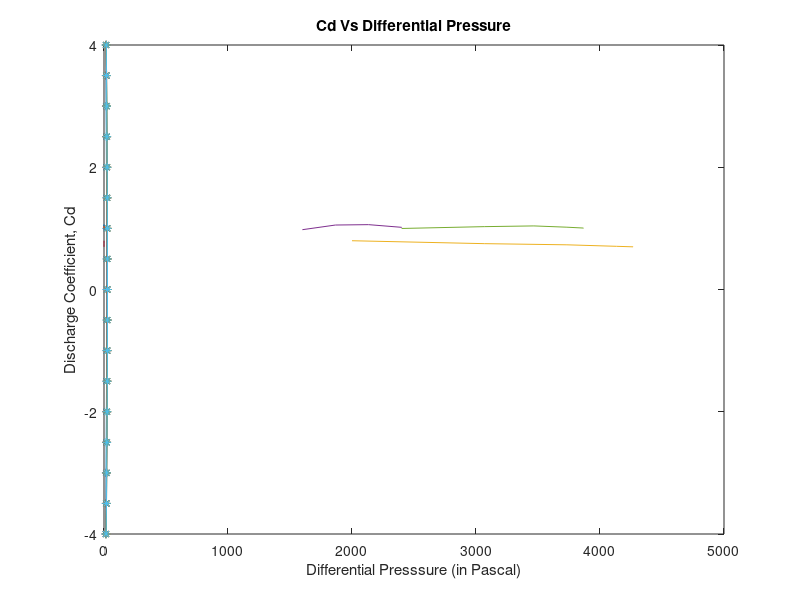

Recreate this plot in MATLAB.
%% calibration of the pressure sensor

Pressure_InchOfH2O = [0;0.5;1;1.6;2.1;2.5;3.2;3.6;4;3.7;3.3;2.7;2.2;1.8;1.4;0.9;0.3];
Voltage_mV = [0;5.1;10.3;16.1;21.1;24.9;32.1;36;39.6;36.8;33.1;26.9;21.8;18.6;14.4;10.4;3.1];

plot(Pressure_InchOfH2O,Voltage_mV,'*k');
xlabel("Pressure (in an inch of H2O)");
ylabel("Volatage reading from multimeter (in mV)");
title("Sensor Calibration");



%% Flow Meter Reading (Differential Pressure)
% orifice Nozzle Venturi
% Valve opening 5 6 7 8 9 10
% Mdot_Theoretical contains the Mdot Theoretical value

Differential_Pressure_cmofHg = [1.5,1.2,1.8;
    2.3,1.4,2.3;
    2.8,1.6,2.6;
    3.1,1.8,2.8;
    3.2,1.8,2.9;
    3.2,1.8,2.9 ];

Differential_Pressure_Pascal = (Differential_Pressure_cmofHg.*1333.29); % pressure in Pa

Area1 = 53.599 * 10^-4;
Area2 = [19.63, 18.10, 14.79].* 10^-4;

Mdot_Theoretical = zeros(6,3);

for j = 1:1:3
    Mdot_Theoretical(:,j) = (Differential_Pressure_Pascal(:,j) * (2*1.225/(1/Area2(1,j)^2 - 1/Area1^2))).^0.5;
end


%% calculation of MDot actual and the Discharge Coeff.

% differential Pressure Reading for Pitot tube

% it is in mV
Diff_Pressure_mv = [5.4,7.2,8.2,8.8,8.8,8.8;
    6.6,8.7,10.2,10.9,10.7,10.4;
    7.5,10.2,11.9,12.1,13,12.4;
    8.9,11.9,13.4,13.9,14,13.8;
    9.8,13.1,15.6,15.5,15.6,15.6;
    11.2,14.4,16.4,16.9,17,17.2;
    12,15.6,17.6,18.4,18.7,18.4;
    12.3,16.3,18.4,19,19.2,19.2;
    12.4,16.3,18.7,19.6,19.6,19.6;
    12.3,15.9,18.4,18.9,19.1,19.2;
    11.4,15.2,17.4,18.2,18.2,18.4;
    10.5,14.4,16.4,16.6,16.9,17.2;
    9.4,12.8,14.8,15.3,15.6,15.5;
    8.4,11.4,13.1,13.9,13.4,13.4;
    7.1,9.9,11.4,11.7,11.7,11.5;
    6.2,8.7,9.8,10.2,10.3,10.2;
    4.2,6,7.8,7.4,7.3,7.1;
    ];

Diff_Pressure_Pascal = (Diff_Pressure_mv-0.436).*(248.84/9.853); % Pressure in Pascal

% velocity in m/s
velocity = (Diff_Pressure_Pascal.*(2/1.225)).^0.5;

test=(4:-0.5:-4);
%% Velocity plot
plot(velocity(:,1),test,'-*');
hold on;
plot(velocity(:,2),test,'-*');
hold on;
plot(velocity(:,3),test,'-*');
hold on;
plot(velocity(:,4),test,'-*');
hold on;
plot(velocity(:,5),test,'-*');
hold on;
plot(velocity(:,6),test,'-*');
hold on;
xlabel("velocity (in m/s)");
ylabel("location of pitot tube (in cm)");
title("Flow velocity distribution");

%% Average Velocity calculation
Velocity_avg=zeros(1,6);

for j =1:1:6
    Velocity_avg(1,j) = trapz(velocity(:,j))/17;
end
%% Actual Mass Flow Rate
mdot_Actual=Velocity_avg.*1.225*Area1;

%% Cd calculation
Cd_Orifice = mdot_Actual./transpose(Mdot_Theoretical(:,1));
Cd_Nozzle  = mdot_Actual./transpose(Mdot_Theoretical(:,2));
Cd_Venturi = mdot_Actual./transpose(Mdot_Theoretical(:,3));

%% Mdot_Actual vs Cd plot 
plot(mdot_Actual,[Cd_Orifice;Cd_Nozzle;Cd_Venturi]);
title("Cd Vs Mdot Actual ");
xlabel("Mdot Actual (in Kg/m^3)");
ylabel("Discaharge Coefficient, Cd");

%% Differential Pressure Vs Cd plot
plot(Differential_Pressure_Pascal(:,1),Cd_Orifice);
hold on;
plot(Differential_Pressure_Pascal(:,2),Cd_Nozzle);
hold on;
plot(Differential_Pressure_Pascal(:,3),Cd_Venturi);
hold on;
title("Cd Vs Differential Pressure");
xlabel("Differential Presssure (in Pascal)");
ylabel("Discharge Coefficient, Cd");
